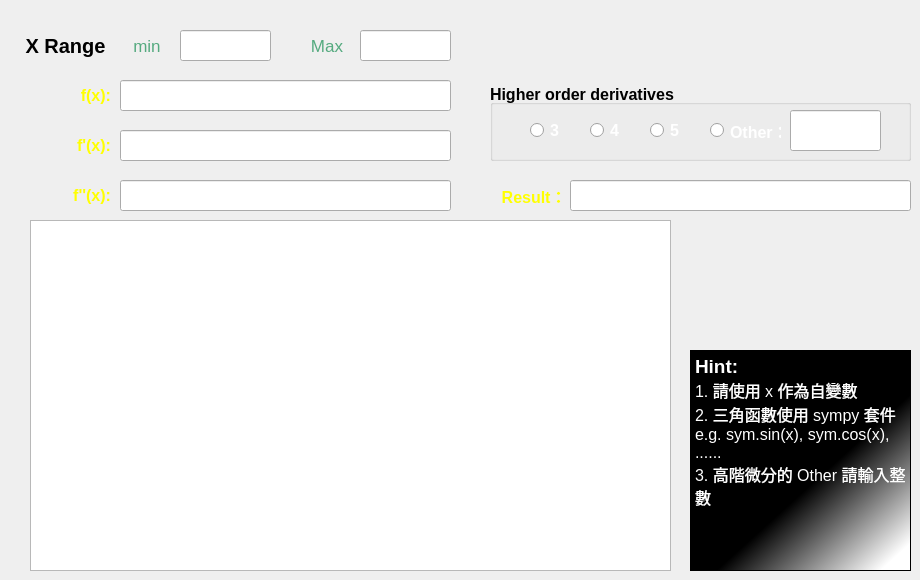
    <widget class="QWidget" name="tab_der">
     <attribute name="icon">
      <iconset>
       <normaloff>images/icon_der.png</normaloff>images/icon_der.png</iconset>
     </attribute>
     <attribute name="title">
      <string>Derivative</string>
     </attribute>
     <widget class="PlotWidget" name="gView_Der">
      <property name="geometry">
       <rect>
        <x>30</x>
        <y>220</y>
        <width>641</width>
        <height>351</height>
       </rect>
      </property>
     </widget>
     <widget class="QLabel" name="label_3">
      <property name="geometry">
       <rect>
        <x>30</x>
        <y>80</y>
        <width>81</width>
        <height>31</height>
       </rect>
      </property>
      <property name="font">
       <font>
        <pointsize>12</pointsize>
        <bold>true</bold>
       </font>
      </property>
      <property name="styleSheet">
       <string notr="true">color: rgb(255, 255, 0);</string>
      </property>
      <property name="text">
       <string>f(x):</string>
      </property>
      <property name="alignment">
       <set>Qt::AlignRight|Qt::AlignTrailing|Qt::AlignVCenter</set>
      </property>
     </widget>
     <widget class="QLineEdit" name="lineEdit_fx">
      <property name="geometry">
       <rect>
        <x>120</x>
        <y>80</y>
        <width>331</width>
        <height>31</height>
       </rect>
      </property>
      <property name="font">
       <font>
        <pointsize>12</pointsize>
       </font>
      </property>
      <property name="styleSheet">
       <string notr="true">color: rgb(255, 255, 255);</string>
      </property>
      <property name="text">
       <string>x**3</string>
      </property>
     </widget>
     <widget class="QLabel" name="label_6">
      <property name="geometry">
       <rect>
        <x>30</x>
        <y>130</y>
        <width>81</width>
        <height>31</height>
       </rect>
      </property>
      <property name="font">
       <font>
        <pointsize>12</pointsize>
        <bold>true</bold>
       </font>
      </property>
      <property name="styleSheet">
       <string notr="true">color: rgb(255, 255, 0);</string>
      </property>
      <property name="text">
       <string>f'(x):</string>
      </property>
      <property name="alignment">
       <set>Qt::AlignRight|Qt::AlignTrailing|Qt::AlignVCenter</set>
      </property>
     </widget>
     <widget class="QLabel" name="label_5">
      <property name="geometry">
       <rect>
        <x>30</x>
        <y>180</y>
        <width>81</width>
        <height>31</height>
       </rect>
      </property>
      <property name="font">
       <font>
        <pointsize>12</pointsize>
        <bold>true</bold>
       </font>
      </property>
      <property name="styleSheet">
       <string notr="true">color: rgb(255, 255, 0);</string>
      </property>
      <property name="text">
       <string>f''(x):</string>
      </property>
      <property name="alignment">
       <set>Qt::AlignRight|Qt::AlignTrailing|Qt::AlignVCenter</set>
      </property>
     </widget>
     <widget class="QLineEdit" name="lineEdit_fxx">
      <property name="enabled">
       <bool>true</bool>
      </property>
      <property name="geometry">
       <rect>
        <x>120</x>
        <y>130</y>
        <width>331</width>
        <height>31</height>
       </rect>
      </property>
      <property name="sizePolicy">
       <sizepolicy hsizetype="Preferred" vsizetype="Fixed">
        <horstretch>0</horstretch>
        <verstretch>0</verstretch>
       </sizepolicy>
      </property>
      <property name="font">
       <font>
        <pointsize>12</pointsize>
       </font>
      </property>
      <property name="styleSheet">
       <string notr="true">color: rgb(255, 255, 255);</string>
      </property>
      <property name="text">
       <string>3*x**2</string>
      </property>
     </widget>
     <widget class="QLineEdit" name="lineEdit_fxxx">
      <property name="enabled">
       <bool>true</bool>
      </property>
      <property name="geometry">
       <rect>
        <x>120</x>
        <y>180</y>
        <width>331</width>
        <height>31</height>
       </rect>
      </property>
      <property name="font">
       <font>
        <pointsize>12</pointsize>
       </font>
      </property>
      <property name="styleSheet">
       <string notr="true">color: rgb(255, 255, 255);</string>
      </property>
      <property name="text">
       <string>6*x</string>
      </property>
     </widget>
     <widget class="QLineEdit" name="lineEdit_f_spe">
      <property name="enabled">
       <bool>true</bool>
      </property>
      <property name="geometry">
       <rect>
        <x>570</x>
        <y>180</y>
        <width>341</width>
        <height>31</height>
       </rect>
      </property>
      <property name="font">
       <font>
        <pointsize>12</pointsize>
       </font>
      </property>
      <property name="styleSheet">
       <string notr="true">color: rgb(255, 255, 255);</string>
      </property>
      <property name="text">
       <string>None</string>
      </property>
     </widget>
     <widget class="QLabel" name="label_11">
      <property name="geometry">
       <rect>
        <x>480</x>
        <y>180</y>
        <width>91</width>
        <height>31</height>
       </rect>
      </property>
      <property name="font">
       <font>
        <pointsize>12</pointsize>
        <bold>true</bold>
       </font>
      </property>
      <property name="styleSheet">
       <string notr="true">color: rgb(255, 255, 0);</string>
      </property>
      <property name="text">
       <string>Result： </string>
      </property>
      <property name="alignment">
       <set>Qt::AlignRight|Qt::AlignTrailing|Qt::AlignVCenter</set>
      </property>
     </widget>
     <widget class="QLabel" name="label_13">
      <property name="geometry">
       <rect>
        <x>20</x>
        <y>30</y>
        <width>91</width>
        <height>31</height>
       </rect>
      </property>
      <property name="font">
       <font>
        <pointsize>15</pointsize>
        <bold>true</bold>
       </font>
      </property>
      <property name="text">
       <string>X Range</string>
      </property>
      <property name="alignment">
       <set>Qt::AlignCenter</set>
      </property>
     </widget>
     <widget class="QLabel" name="label_14">
      <property name="geometry">
       <rect>
        <x>120</x>
        <y>30</y>
        <width>54</width>
        <height>31</height>
       </rect>
      </property>
      <property name="font">
       <font>
        <pointsize>13</pointsize>
       </font>
      </property>
      <property name="styleSheet">
       <string notr="true">color: rgb(85, 170, 127);</string>
      </property>
      <property name="text">
       <string>min</string>
      </property>
      <property name="alignment">
       <set>Qt::AlignCenter</set>
      </property>
     </widget>
     <widget class="QLabel" name="label_15">
      <property name="geometry">
       <rect>
        <x>300</x>
        <y>30</y>
        <width>54</width>
        <height>31</height>
       </rect>
      </property>
      <property name="font">
       <font>
        <pointsize>13</pointsize>
       </font>
      </property>
      <property name="styleSheet">
       <string notr="true">color: rgb(85, 170, 127);</string>
      </property>
      <property name="text">
       <string>Max</string>
      </property>
      <property name="alignment">
       <set>Qt::AlignCenter</set>
      </property>
     </widget>
     <widget class="QLineEdit" name="lineEdit_R_min">
      <property name="geometry">
       <rect>
        <x>180</x>
        <y>30</y>
        <width>91</width>
        <height>31</height>
       </rect>
      </property>
      <property name="font">
       <font>
        <pointsize>12</pointsize>
       </font>
      </property>
      <property name="styleSheet">
       <string notr="true">color: rgb(255, 255, 255);</string>
      </property>
      <property name="text">
       <string>-5</string>
      </property>
      <property name="alignment">
       <set>Qt::AlignCenter</set>
      </property>
     </widget>
     <widget class="QLineEdit" name="lineEdit_R_Max">
      <property name="geometry">
       <rect>
        <x>360</x>
        <y>30</y>
        <width>91</width>
        <height>31</height>
       </rect>
      </property>
      <property name="font">
       <font>
        <pointsize>12</pointsize>
       </font>
      </property>
      <property name="styleSheet">
       <string notr="true">color: rgb(255, 255, 255);</string>
      </property>
      <property name="text">
       <string>5</string>
      </property>
      <property name="alignment">
       <set>Qt::AlignCenter</set>
      </property>
     </widget>
     <widget class="QGroupBox" name="groupBox">
      <property name="geometry">
       <rect>
        <x>490</x>
        <y>80</y>
        <width>421</width>
        <height>81</height>
       </rect>
      </property>
      <property name="font">
       <font>
        <pointsize>12</pointsize>
        <bold>true</bold>
       </font>
      </property>
      <property name="title">
       <string>Higher order derivatives：</string>
      </property>
      <widget class="QLineEdit" name="lineEdit_other">
       <property name="geometry">
        <rect>
         <x>300</x>
         <y>30</y>
         <width>91</width>
         <height>41</height>
        </rect>
       </property>
       <property name="font">
        <font>
         <pointsize>12</pointsize>
        </font>
       </property>
       <property name="styleSheet">
        <string notr="true">color: rgb(255, 255, 255);</string>
       </property>
       <property name="alignment">
        <set>Qt::AlignCenter</set>
       </property>
      </widget>
      <widget class="QRadioButton" name="radioBut3">
       <property name="geometry">
        <rect>
         <x>40</x>
         <y>30</y>
         <width>41</width>
         <height>41</height>
        </rect>
       </property>
       <property name="font">
        <font>
         <pointsize>12</pointsize>
        </font>
       </property>
       <property name="styleSheet">
        <string notr="true">color: rgb(255, 255, 255);</string>
       </property>
       <property name="text">
        <string>3</string>
       </property>
      </widget>
      <widget class="QRadioButton" name="radioBut4">
       <property name="geometry">
        <rect>
         <x>100</x>
         <y>30</y>
         <width>41</width>
         <height>41</height>
        </rect>
       </property>
       <property name="font">
        <font>
         <pointsize>12</pointsize>
        </font>
       </property>
       <property name="styleSheet">
        <string notr="true">color: rgb(255, 255, 255);</string>
       </property>
       <property name="text">
        <string>4</string>
       </property>
      </widget>
      <widget class="QRadioButton" name="radioBut5">
       <property name="geometry">
        <rect>
         <x>160</x>
         <y>30</y>
         <width>41</width>
         <height>41</height>
        </rect>
       </property>
       <property name="font">
        <font>
         <pointsize>12</pointsize>
        </font>
       </property>
       <property name="styleSheet">
        <string notr="true">color: rgb(255, 255, 255);</string>
       </property>
       <property name="text">
        <string>5</string>
       </property>
      </widget>
      <widget class="QRadioButton" name="radioBut_other">
       <property name="geometry">
        <rect>
         <x>220</x>
         <y>30</y>
         <width>71</width>
         <height>41</height>
        </rect>
       </property>
       <property name="font">
        <font>
         <pointsize>12</pointsize>
        </font>
       </property>
       <property name="styleSheet">
        <string notr="true">color: rgb(255, 255, 255);</string>
       </property>
       <property name="text">
        <string>Other：</string>
       </property>
      </widget>
     </widget>
     <widget class="QTextBrowser" name="textBrowser">
      <property name="geometry">
       <rect>
        <x>690</x>
        <y>350</y>
        <width>221</width>
        <height>221</height>
       </rect>
      </property>
      <property name="styleSheet">
       <string notr="true">background-color: qlineargradient(spread:pad, x1:0.568182, y1:0.59, x2:0.903773, y2:0.96, stop:0 rgba(0, 0, 0, 255), stop:1 rgba(255, 255, 255, 255));
color: rgb(255, 255, 255);</string>
      </property>
      <property name="html">
       <string>&lt;!DOCTYPE HTML PUBLIC &quot;-//W3C//DTD HTML 4.0//EN&quot; &quot;http://www.w3.org/TR/REC-html40/strict.dtd&quot;&gt;
&lt;html&gt;&lt;head&gt;&lt;meta name=&quot;qrichtext&quot; content=&quot;1&quot; /&gt;&lt;meta charset=&quot;utf-8&quot; /&gt;&lt;style type=&quot;text/css&quot;&gt;
p, li { white-space: pre-wrap; }
&lt;/style&gt;&lt;/head&gt;&lt;body style=&quot; font-family:'Microsoft JhengHei UI'; font-size:9pt; font-weight:400; font-style:normal;&quot;&gt;
&lt;p style=&quot; margin-top:0px; margin-bottom:0px; margin-left:0px; margin-right:0px; -qt-block-indent:0; text-indent:0px;&quot;&gt;&lt;span style=&quot; font-size:14pt; font-weight:700; color:#ffffff;&quot;&gt;Hint:&lt;/span&gt;&lt;/p&gt;
&lt;p style=&quot; margin-top:0px; margin-bottom:0px; margin-left:0px; margin-right:0px; -qt-block-indent:0; text-indent:0px;&quot;&gt;&lt;span style=&quot; font-size:12pt; color:#ffffff;&quot;&gt;1. 請使用 x 作為自變數&lt;/span&gt;&lt;/p&gt;
&lt;p style=&quot; margin-top:0px; margin-bottom:0px; margin-left:0px; margin-right:0px; -qt-block-indent:0; text-indent:0px;&quot;&gt;&lt;span style=&quot; font-size:12pt; color:#ffffff;&quot;&gt;2. 三角函數使用 sympy 套件 e.g. sym.sin(x), sym.cos(x), ......&lt;/span&gt;&lt;/p&gt;
&lt;p style=&quot; margin-top:0px; margin-bottom:0px; margin-left:0px; margin-right:0px; -qt-block-indent:0; text-indent:0px;&quot;&gt;&lt;span style=&quot; font-size:12pt; color:#ffffff;&quot;&gt;3. 高階微分的 Other 請輸入整數&lt;/span&gt;&lt;/p&gt;
&lt;p style=&quot; margin-top:0px; margin-bottom:0px; margin-left:0px; margin-right:0px; -qt-block-indent:0; text-indent:0px;&quot;&gt;&lt;span style=&quot; font-size:12pt; color:#000000;&quot;&gt;   &lt;/span&gt;&lt;/p&gt;
&lt;p style=&quot;-qt-paragraph-type:empty; margin-top:0px; margin-bottom:0px; margin-left:0px; margin-right:0px; -qt-block-indent:0; text-indent:0px; font-size:12pt;&quot;&gt;&lt;br /&gt;&lt;/p&gt;
&lt;p style=&quot;-qt-paragraph-type:empty; margin-top:0px; margin-bottom:0px; margin-left:0px; margin-right:0px; -qt-block-indent:0; text-indent:0px;&quot;&gt;&lt;br /&gt;&lt;/p&gt;&lt;/body&gt;&lt;/html&gt;</string>
      </property>
     </widget>
    </widget>
